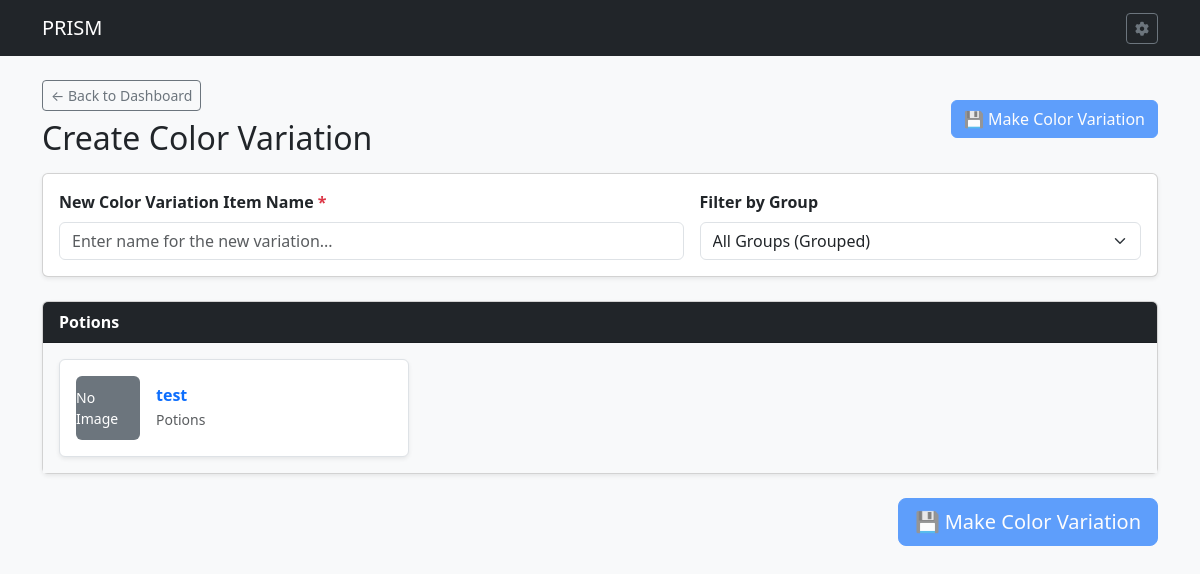
The page /item/color-variation on the database as committed earlier.
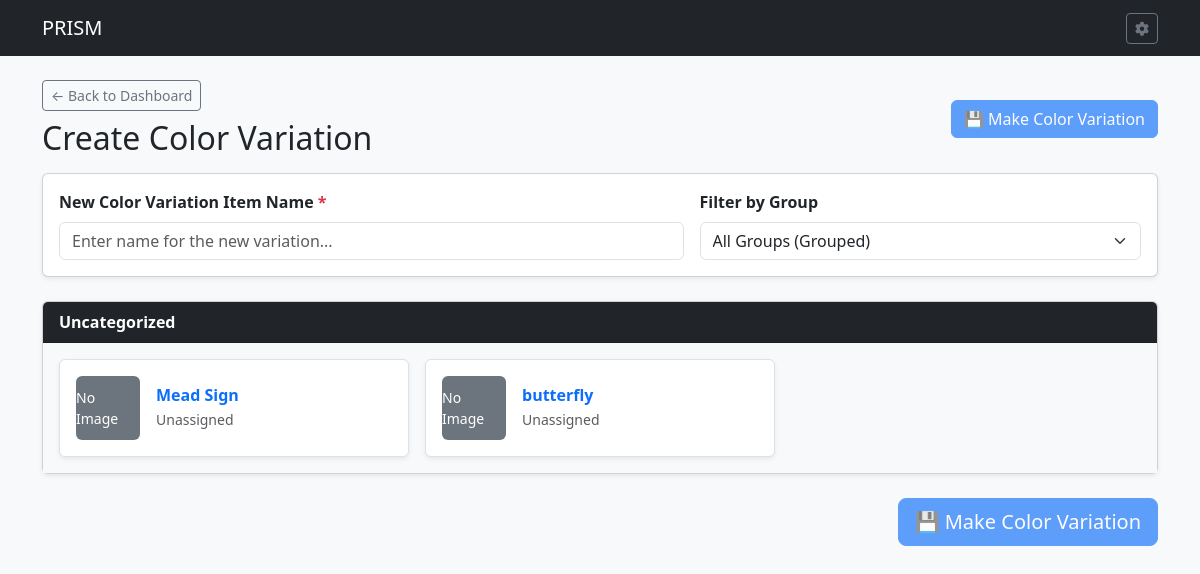
The same page on the database as committed later.
### tables this page shows
CREATE TABLE ITM (

    ITEMID INTEGER PRIMARY KEY AUTOINCREMENT,	--Item ID
    ITMNAME TEXT,				--Item Name
    ITMIMG TEXT,				--Item Image
    ONEOFF INTEGER,				--One off Item
    VARIAT INTEGER,				--Is Variation Boolean
    ITMGRP TEXT,				--Item Group
    CURRENT INTEGER,				--Currently Being Sold Bool
    ITMPTRN TEXT,				--Item Pattern Image
    ITMSVG TEXT,				--Item SVG
    ITMNOTE TEXT,				--Item Notes
    ITMLEN TEXT,				--Item Length
    ITMWID TEXT,				--Item Width
    IMISLDR INTEGER,				--Item Solder IMI ID
    IMICAME INTEGER,				--Item CAME IMI ID
    IMIFOIL INTEGER,				--Item Foil IMI ID
    IMICHAIN INTEGER,				--Item Chain IMI ID
    IMIRING INTEGER,				--Item Ring IMI ID
    IMIWIRE INTEGER,				--Item Wire IMI ID
    PARENT INTEGER,				--Parent Item ID
    PATINA TEXT,				--Patina Type
    ISACTIVE INTEGER,				--Is Active Item

    FOREIGN KEY (ITMGRP) REFERENCES IGP(ITMGRP) ON DELETE SET NULL ON UPDATE CASCADE,
    FOREIGN KEY (IMISLDR) REFERENCES IMI(IMIID) ON DELETE SET NULL ON UPDATE CASCADE,
    FOREIGN KEY (IMICAME) REFERENCES IMI(IMIID) ON DELETE SET NULL ON UPDATE CASCADE,
    FOREIGN KEY (IMIFOIL) REFERENCES IMI(IMIID) ON DELETE SET NULL ON UPDATE CASCADE,
    FOREIGN KEY (IMICHAIN) REFERENCES IMI(IMIID) ON DELETE SET NULL ON UPDATE CASCADE,
    FOREIGN KEY (IMIRING) REFERENCES IMI(IMIID) ON DELETE SET NULL ON UPDATE CASCADE,
    FOREIGN KEY (IMIWIRE) REFERENCES IMI(IMIID) ON DELETE SET NULL ON UPDATE CASCADE,
    FOREIGN KEY (PATINA) REFERENCES PATINA(PATINA) ON DELETE SET NULL ON UPDATE CASCADE
);

### routes/item_routes.py (the view, shortened to what this page needs)
@item_bp.route('/item/color-variation', methods=['GET', 'POST'])
def color_variation_select():
    db = get_db()
    groups = db.execute('SELECT DISTINCT ITMGRP FROM ITM WHERE ITMGRP IS NOT NULL ORDER BY ITMGRP ASC').fetchall()
    items = db.execute(
        """

        SELECT ITEMID, ITMNAME, ITMGRP, ITMIMG

        FROM ITM

        ORDER BY ITMGRP ASC, ITMNAME ASC

        """
    ).fetchall()
    return render_template('item_color_variation_select.html', groups=groups, items=items)

### app.py (called while the page is built)
def get_db():
    conn = sqlite3.connect(DATABASE)
    conn.row_factory = sqlite3.Row
    conn.execute("PRAGMA foreign_keys = ON;")
    return conn

### routes/item_routes.py (called while the page is built)
def get_db():
    from __main__ import get_db
    return get_db()

### templates/item_color_variation_select.html (shortened to what this page needs)
{% extends 'base.html' %}
{% block content %}
<div class="d-flex justify-content-between align-items-center mb-3">
    <div>
        <a href="{{ url_for('index') }}" class="btn btn-outline-secondary btn-sm mb-2">&larr; Back to Dashboard</a>
        <h2 class="mb-0">Create Color Variation</h2>
    </div>
    <div>
        <form id="variation-form" method="POST" class="d-inline">
            <button type="submit" id="make-variation-btn" class="btn btn-primary" disabled>💾 Make Color Variation</button>
        </form>
    </div>
</div>
<div class="card shadow-sm mb-4">
    <div class="card-body">
        <div class="row g-3 align-items-center">
            <div class="col-md-7">
                <label for="new_item_name" class="form-label fw-bold">New Color Variation Item Name <span class="text-danger">*</span></label>
                <input type="text" class="form-control" id="new_item_name" placeholder="Enter name for the new variation..." required>
            </div>
            <div class="col-md-5">
                <label for="groupFilter" class="form-label fw-bold">Filter by Group</label>
                <select id="groupFilter" class="form-select">
                    <option value="">All Groups (Grouped)</option>
                </select>
            </div>
        </div>
    </div>
</div>
<div id="itemSectionsContainer">
    {% set current_group = namespace(val=None) %}
    {% for item in items %}
        {% set item_group = item.ITMGRP or 'Uncategorized' %}
        {% if current_group.val != item_group %}
            {% set current_group.val = item_group %}
            <div class="card shadow-sm mb-4 group-section" data-group="{{ item.ITMGRP or '' }}">
                <div class="card-header bg-dark text-white fw-bold">
                    {{ item_group }}
                </div>
                <div class="card-body bg-light">
                    <div class="row row-cols-1 row-cols-md-2 row-cols-lg-3 g-3">
        {% endif %}
        <div class="col item-card-col" data-group="{{ item.ITMGRP or '' }}">
            <div class="card h-100 shadow-sm border item-card" data-item-id="{{ item.ITEMID }}" style="cursor: pointer;">
                <div class="card-body d-flex gap-3 align-items-center">
                    <div class="flex-shrink-0">
                        {% if item.ITMIMG %}
                            {% set rawImg = item.ITMIMG.replace('\\', '/') %}
                            {% set thumbUrl = url_for('static', filename='') + ('images/item/thumb/' + rawImg.split('/')[-1] if 'thumb/' not in rawImg else rawImg.lstrip('/')) %}
                            {% set fullUrl = url_for('static', filename='') + ('images/item/' + rawImg.split('/')[-1] if not rawImg.startswith('images/') else rawImg.lstrip('/')) %}
                            <img src="{{ thumbUrl }}" class="rounded border item-thumb" data-full-img="{{ fullUrl }}" style="width: 64px; height: 64px; object-fit: cover;" alt="Item">
                        {% else %}
                            <div class="bg-secondary text-white rounded d-flex align-items-center justify-content-center small" style="width: 64px; height: 64px;">No Image</div>
                        {% endif %}
                    </div>
                    <div class="flex-grow-1">
                        <h6 class="fw-bold mb-1 text-primary">{{ item.ITMNAME }}</h6>
                        <p class="text-muted small mb-0">{{ item.ITMGRP or 'Unassigned' }}</p>
                    </div>
                </div>
            </div>
        </div>
        {% if loop.last %}</div></div></div>{% endif %}
    {% endfor %}
</div>
<div class="d-flex justify-content-end mt-4 mb-5">
    <button type="button" id="make-variation-btn-bottom" class="btn btn-primary btn-lg" disabled onclick="document.getElementById('variation-form').submit();">💾 Make Color Variation</button>
</div>
{% endblock %}

Rows that differ between the two databases and show on the page:
added ITM: item_group "Uncategorized", ITMNAME "Mead Sign", ITMGRP "Unassigned"
changed ITM: ITMNAME "test" → "butterfly"; ITMGRP "Potions" → "Unassigned"; ITMGRP "Potions" → (not shown)
